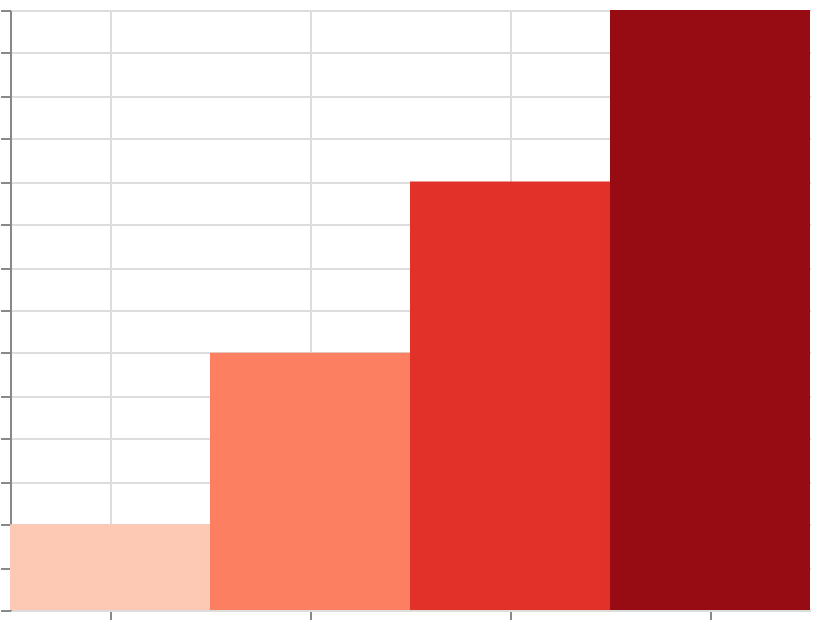

Write a Vega-Lite specification for this figure.
### Vega specification from a JSON file in a GitHub repository (floating-point values rounded to 4 significant figures)
{"$schema": "https://vega.github.io/schema/vega/v6.json", "width": 400, "height": 300, "padding": 5, "autosize": "none", "data": [{"name": "table", "values": [{"cat": "A", "val": 10}, {"cat": "B", "val": 30}, {"cat": "C", "val": 50}, {"cat": "D", "val": 70}]}], "scales": [{"name": "x", "type": "band", "domain": {"data": "table", "field": "cat", "sort": true}, "range": "width"}, {"name": "y", "type": "linear", "domain": {"data": "table", "field": "val"}, "range": [{"signal": "height"}, 0], "zero": true, "nice": true}, {"name": "color", "type": "linear", "domain": {"data": "table", "field": "val"}, "range": {"scheme": "reds"}}], "marks": [{"type": "rect", "from": {"data": "table"}, "encode": {"update": {"x": {"scale": "x", "field": "cat"}, "width": {"scale": "x", "band": 1}, "y": {"scale": "y", "field": "val"}, "y2": {"scale": "y", "value": 0}, "fill": {"scale": "color", "field": "val"}}}}], "axes": [{"scale": "x", "orient": "bottom", "grid": true, "labels": false}, {"scale": "y", "orient": "left", "grid": true, "labels": false}], "legends": [{"fill": "color"}]}
